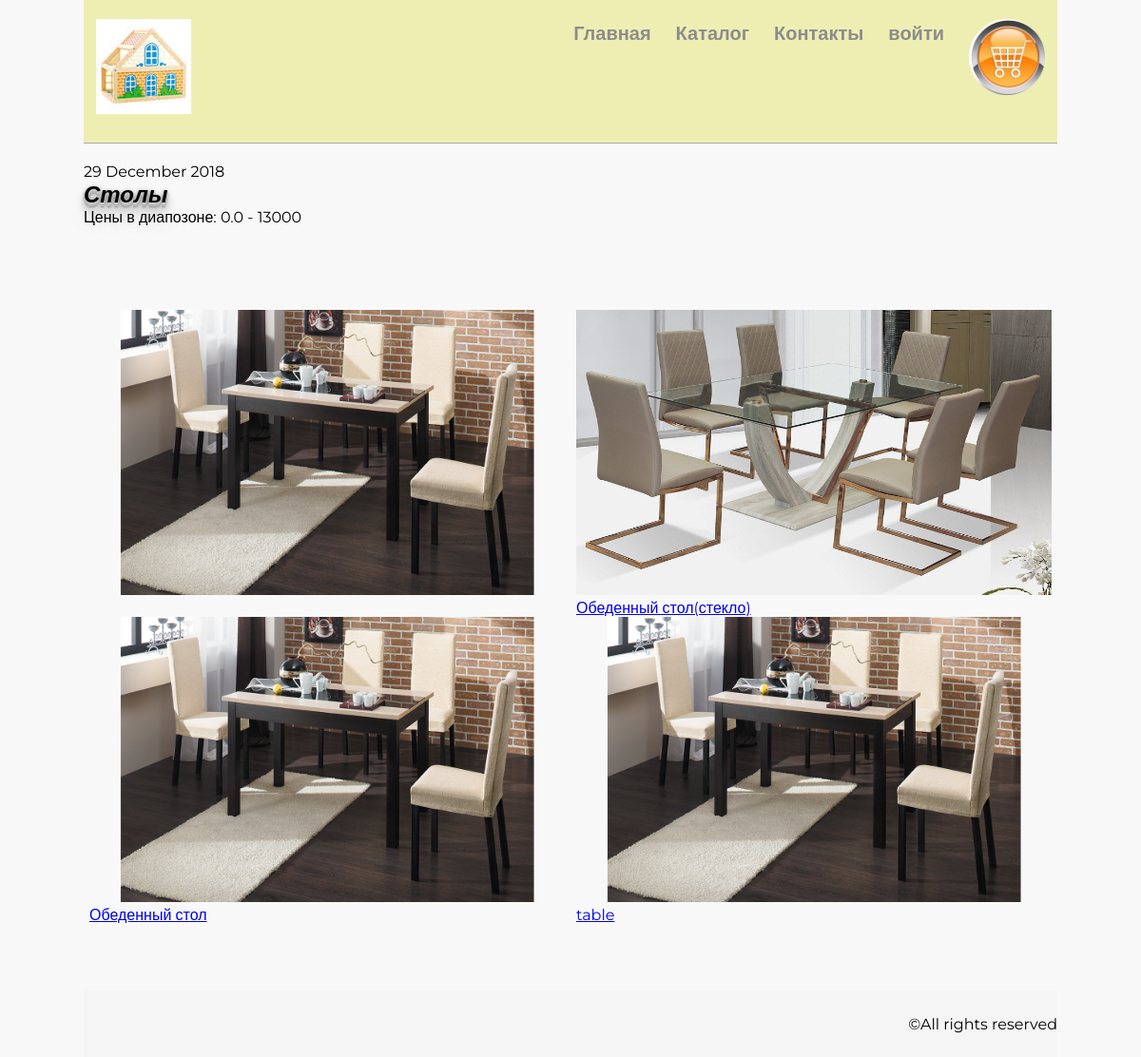
Before: /catalog/Tables/ with the older database file.
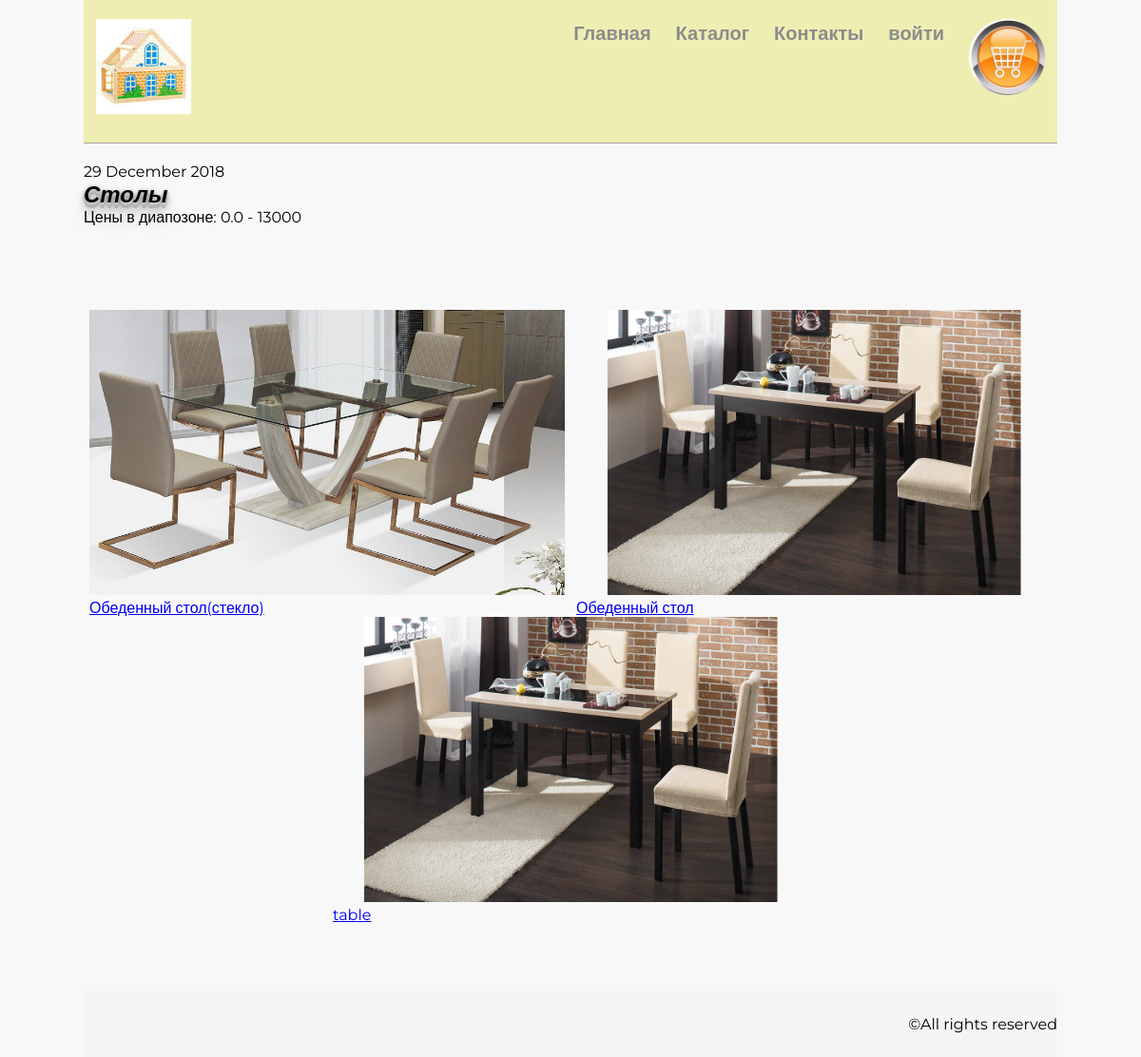
After: the same page with the newer database file.
### mainapp/models.py (models this page shows, shortened)
class Product(models.Model):
    name = models.CharField(verbose_name='Наименование продукта', max_length=150, unique=True,
                            error_messages={'required': 'Укажите название товара'})
    category = models.ForeignKey(Category, on_delete=models.CASCADE)
    image = models.ForeignKey(
        'images.Image',
        on_delete=models.SET_DEFAULT, default=10
    )
    short_desc = models.CharField(verbose_name='Краткое описание', max_length=60,
                                  blank=True)
    desc = models.TextField(verbose_name='Подробное описание', blank=True)
    price = models.DecimalField(verbose_name='Цена', max_digits=8,
                                decimal_places=2, validators=[validate_positive], default=0)
    discount = models.DecimalField(verbose_name='Скидка', max_digits=4,
                                decimal_places=2, default=0)
    is_active = models.BooleanField(verbose_name='Запись активна', default=True)
    quantity = models.PositiveIntegerField(verbose_name='Количество на складе', default=0)
    modified = models.DateTimeField(auto_now=True)
    created = models.DateTimeField(auto_now_add=True)
    def get_absolute_url(self):
        return f'{self.name}'
    def _get_min_price(self):
        result = Product.objects.aggregate(models.Min('price'))
        return result['price__min']
    min_price = property(_get_min_price)
    def _get_max_price(self):
        result = Product.objects.aggregate(models.Max('price'))
        return result['price__max']
    max_price = property(_get_max_price)
    class Meta:
        ordering = ['name', 'is_active', 'price']

### images/models.py (models this page shows, shortened)
class Image(models.Model):
    name = models.CharField(max_length=250)
    value = models.ImageField(upload_to='product_images/', default='product_images/default.ppg')

### mainapp/views/categories.py (the view)
class CategoryDetail(SuperUserMixin, DetailView):
    model = Category
    form_class = CategoryModelForm
    template_name = 'mainapp/categories.html'
    context_object_name = 'category'
    slug_field = 'name'
    def get_context_data(self, **kwargs):
        context = super(CategoryDetail, self).get_context_data(**kwargs)
        context['products'] = Product.objects.filter(category=self.object.id)
        context['min_price'] = context['products'].aggregate(models.Min('price'))['price__min']
        context['max_price'] = context['products'].aggregate(models.Max('price'))['price__max']
        print(context['min_price'])
        return context

### mainapp/mixins.py (called while the page is built)
    def dispatch(self, request, *args, **kwargs):
        if request.user.is_authenticated and not request.user.is_superuser:
            messages.error(request, 'Для доступа к данной странице требуются права администратора')
            return redirect(self.redirect_url)
        return super().dispatch(request, *args, **kwargs)

### mainapp/templates/mainapp/categories.html (shortened to what this page needs)
{% extends 'master.html' %}
{% load static %}
{% block page_styles %}
<link rel="stylesheet" href="{% static 'web_shop/style.css' %}">
{% endblock %}
{% block page_content %}
{{ block.super }}
<div class="customers-form">
<h1><strong><em> {{category.short_desc}}</em></strong></h1>
</div>
<div class="catalog-page">
<p>Цены в диапозоне: {{min_price|floatformat}} - {{max_price|floatformat}}</p>
    <br>
    <br>
        <main class="main">
            {% for product in products%}
            <figure class="item">
                <a href="{{product.get_absolute_url}}"> <img src="/media/{{product.image.value}}"
                                                   alt={{product.short_desc}}
                                                   title={{product.short_desc}}
                                                   height=300>
                <br>
                <p>{{product.short_desc}}</p>
    </a>
    </figure>
    {% endfor %}
    </main>
</div>
{% endblock %}

Changed rows visible on the page:
removed Product: image.value (picture)
